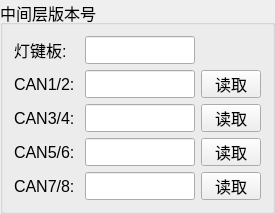
  <widget class="QGroupBox" name="VersionBox">
   <property name="geometry">
    <rect>
     <x>360</x>
     <y>160</y>
     <width>270</width>
     <height>210</height>
    </rect>
   </property>
   <property name="font">
    <font>
     <pointsize>12</pointsize>
    </font>
   </property>
   <property name="title">
    <string>中间层版本号</string>
   </property>
   <property name="checkable">
    <bool>false</bool>
   </property>
   <property name="checked">
    <bool>false</bool>
   </property>
   <layout class="QVBoxLayout" name="verticalLayout">
    <item>
     <layout class="QHBoxLayout" name="horizontalLayout_22">
      <item>
       <widget class="QLabel" name="label_10">
        <property name="minimumSize">
         <size>
          <width>65</width>
          <height>28</height>
         </size>
        </property>
        <property name="maximumSize">
         <size>
          <width>65</width>
          <height>28</height>
         </size>
        </property>
        <property name="font">
         <font>
          <pointsize>12</pointsize>
         </font>
        </property>
        <property name="text">
         <string>灯键板:</string>
        </property>
       </widget>
      </item>
      <item>
       <widget class="QLineEdit" name="version_ledkey">
        <property name="enabled">
         <bool>true</bool>
        </property>
        <property name="sizePolicy">
         <sizepolicy hsizetype="Expanding" vsizetype="Fixed">
          <horstretch>0</horstretch>
          <verstretch>0</verstretch>
         </sizepolicy>
        </property>
        <property name="minimumSize">
         <size>
          <width>110</width>
          <height>28</height>
         </size>
        </property>
        <property name="maximumSize">
         <size>
          <width>110</width>
          <height>28</height>
         </size>
        </property>
        <property name="font">
         <font>
          <pointsize>12</pointsize>
         </font>
        </property>
        <property name="readOnly">
         <bool>true</bool>
        </property>
       </widget>
      </item>
      <item>
       <spacer name="horizontalSpacer_2">
        <property name="orientation">
         <enum>Qt::Horizontal</enum>
        </property>
        <property name="sizeHint" stdset="0">
         <size>
          <width>40</width>
          <height>20</height>
         </size>
        </property>
       </spacer>
      </item>
     </layout>
    </item>
    <item>
     <layout class="QHBoxLayout" name="horizontalLayout_21">
      <item>
       <widget class="QLabel" name="label_CAN1_2">
        <property name="minimumSize">
         <size>
          <width>65</width>
          <height>28</height>
         </size>
        </property>
        <property name="maximumSize">
         <size>
          <width>65</width>
          <height>28</height>
         </size>
        </property>
        <property name="font">
         <font>
          <pointsize>12</pointsize>
         </font>
        </property>
        <property name="text">
         <string>CAN1/2:</string>
        </property>
       </widget>
      </item>
      <item>
       <widget class="QLineEdit" name="version_can1can2">
        <property name="enabled">
         <bool>true</bool>
        </property>
        <property name="sizePolicy">
         <sizepolicy hsizetype="Expanding" vsizetype="Fixed">
          <horstretch>0</horstretch>
          <verstretch>0</verstretch>
         </sizepolicy>
        </property>
        <property name="minimumSize">
         <size>
          <width>110</width>
          <height>28</height>
         </size>
        </property>
        <property name="maximumSize">
         <size>
          <width>110</width>
          <height>28</height>
         </size>
        </property>
        <property name="font">
         <font>
          <pointsize>12</pointsize>
         </font>
        </property>
        <property name="readOnly">
         <bool>true</bool>
        </property>
       </widget>
      </item>
      <item>
       <widget class="QPushButton" name="pushButton_can1can2">
        <property name="minimumSize">
         <size>
          <width>0</width>
          <height>28</height>
         </size>
        </property>
        <property name="maximumSize">
         <size>
          <width>60</width>
          <height>28</height>
         </size>
        </property>
        <property name="font">
         <font>
          <pointsize>12</pointsize>
         </font>
        </property>
        <property name="text">
         <string>读取</string>
        </property>
       </widget>
      </item>
     </layout>
    </item>
    <item>
     <layout class="QHBoxLayout" name="horizontalLayout_20">
      <item>
       <widget class="QLabel" name="label_CAN3_4">
        <property name="minimumSize">
         <size>
          <width>65</width>
          <height>28</height>
         </size>
        </property>
        <property name="maximumSize">
         <size>
          <width>65</width>
          <height>28</height>
         </size>
        </property>
        <property name="font">
         <font>
          <pointsize>12</pointsize>
         </font>
        </property>
        <property name="text">
         <string>CAN3/4:</string>
        </property>
       </widget>
      </item>
      <item>
       <widget class="QLineEdit" name="version_can3can4">
        <property name="enabled">
         <bool>true</bool>
        </property>
        <property name="sizePolicy">
         <sizepolicy hsizetype="Expanding" vsizetype="Fixed">
          <horstretch>0</horstretch>
          <verstretch>0</verstretch>
         </sizepolicy>
        </property>
        <property name="minimumSize">
         <size>
          <width>110</width>
          <height>28</height>
         </size>
        </property>
        <property name="maximumSize">
         <size>
          <width>110</width>
          <height>28</height>
         </size>
        </property>
        <property name="font">
         <font>
          <pointsize>12</pointsize>
         </font>
        </property>
        <property name="readOnly">
         <bool>true</bool>
        </property>
       </widget>
      </item>
      <item>
       <widget class="QPushButton" name="pushButton_can3can4">
        <property name="minimumSize">
         <size>
          <width>0</width>
          <height>28</height>
         </size>
        </property>
        <property name="maximumSize">
         <size>
          <width>60</width>
          <height>28</height>
         </size>
        </property>
        <property name="font">
         <font>
          <pointsize>12</pointsize>
         </font>
        </property>
        <property name="text">
         <string>读取</string>
        </property>
       </widget>
      </item>
     </layout>
    </item>
    <item>
     <layout class="QHBoxLayout" name="horizontalLayout_19">
      <item>
       <widget class="QLabel" name="label_CAN5_6">
        <property name="minimumSize">
         <size>
          <width>65</width>
          <height>28</height>
         </size>
        </property>
        <property name="maximumSize">
         <size>
          <width>65</width>
          <height>28</height>
         </size>
        </property>
        <property name="font">
         <font>
          <pointsize>12</pointsize>
         </font>
        </property>
        <property name="text">
         <string>CAN5/6:</string>
        </property>
       </widget>
      </item>
      <item>
       <widget class="QLineEdit" name="version_can5can6">
        <property name="enabled">
         <bool>true</bool>
        </property>
        <property name="sizePolicy">
         <sizepolicy hsizetype="Expanding" vsizetype="Fixed">
          <horstretch>0</horstretch>
          <verstretch>0</verstretch>
         </sizepolicy>
        </property>
        <property name="minimumSize">
         <size>
          <width>110</width>
          <height>28</height>
         </size>
        </property>
        <property name="maximumSize">
         <size>
          <width>110</width>
          <height>28</height>
         </size>
        </property>
        <property name="font">
         <font>
          <pointsize>12</pointsize>
         </font>
        </property>
        <property name="readOnly">
         <bool>true</bool>
        </property>
       </widget>
      </item>
      <item>
       <widget class="QPushButton" name="pushButton_can5can6">
        <property name="minimumSize">
         <size>
          <width>0</width>
          <height>28</height>
         </size>
        </property>
        <property name="maximumSize">
         <size>
          <width>60</width>
          <height>28</height>
         </size>
        </property>
        <property name="font">
         <font>
          <pointsize>12</pointsize>
         </font>
        </property>
        <property name="text">
         <string>读取</string>
        </property>
       </widget>
      </item>
     </layout>
    </item>
    <item>
     <layout class="QHBoxLayout" name="horizontalLayout_13">
      <item>
       <widget class="QLabel" name="label_CAN7_8">
        <property name="minimumSize">
         <size>
          <width>65</width>
          <height>28</height>
         </size>
        </property>
        <property name="maximumSize">
         <size>
          <width>65</width>
          <height>28</height>
         </size>
        </property>
        <property name="font">
         <font>
          <pointsize>12</pointsize>
         </font>
        </property>
        <property name="text">
         <string>CAN7/8:</string>
        </property>
       </widget>
      </item>
      <item>
       <widget class="QLineEdit" name="version_can7can8">
        <property name="enabled">
         <bool>true</bool>
        </property>
        <property name="sizePolicy">
         <sizepolicy hsizetype="Expanding" vsizetype="Fixed">
          <horstretch>0</horstretch>
          <verstretch>0</verstretch>
         </sizepolicy>
        </property>
        <property name="minimumSize">
         <size>
          <width>110</width>
          <height>28</height>
         </size>
        </property>
        <property name="maximumSize">
         <size>
          <width>110</width>
          <height>28</height>
         </size>
        </property>
        <property name="font">
         <font>
          <pointsize>12</pointsize>
         </font>
        </property>
        <property name="readOnly">
         <bool>true</bool>
        </property>
       </widget>
      </item>
      <item>
       <widget class="QPushButton" name="pushButton_can7can8">
        <property name="minimumSize">
         <size>
          <width>0</width>
          <height>28</height>
         </size>
        </property>
        <property name="maximumSize">
         <size>
          <width>60</width>
          <height>28</height>
         </size>
        </property>
        <property name="font">
         <font>
          <pointsize>12</pointsize>
         </font>
        </property>
        <property name="text">
         <string>读取</string>
        </property>
       </widget>
      </item>
     </layout>
    </item>
   </layout>
  </widget>
